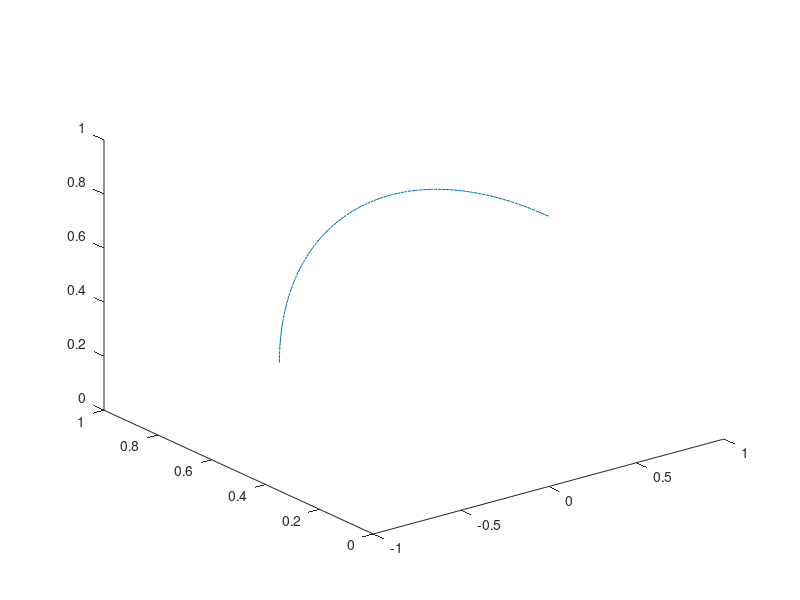

This chart was generated by the following MATLAB code:
clc
clear
%% Forced procession ignoring relaxation
% Author: Imraj Singh 03/11/2020

% Given parameters

% Magnitisation aligned along z-axis initially
M = [0, 0, 1]';

% Duration of the RF pulse
t = 1*10^(-3);

% Flip angle
dtheta = 90*pi/180;

% Gyromagnetic ratio for proton in hydrogen
gamma = 2.68*10^8;

% Calculate neccessary parameters

% The magnetic field strength caused by RF
B1 = dtheta/(gamma*t);

% Precession frequency
omega1 = gamma*B1;

% Define modelling parameters

% Duration and timestep of model

time = linspace(0,t,101);

Msoln = zeros(101,3);

Msoln(:,1) = M(1);
Msoln(:,2) = M(2)*cos(omega1.*time) + M(3)*sin(omega1.*time);
Msoln(:,3) = M(3)*cos(omega1.*time) - M(2)*sin(omega1.*time);

plot3(Msoln(:,1),Msoln(:,2),Msoln(:,3))




